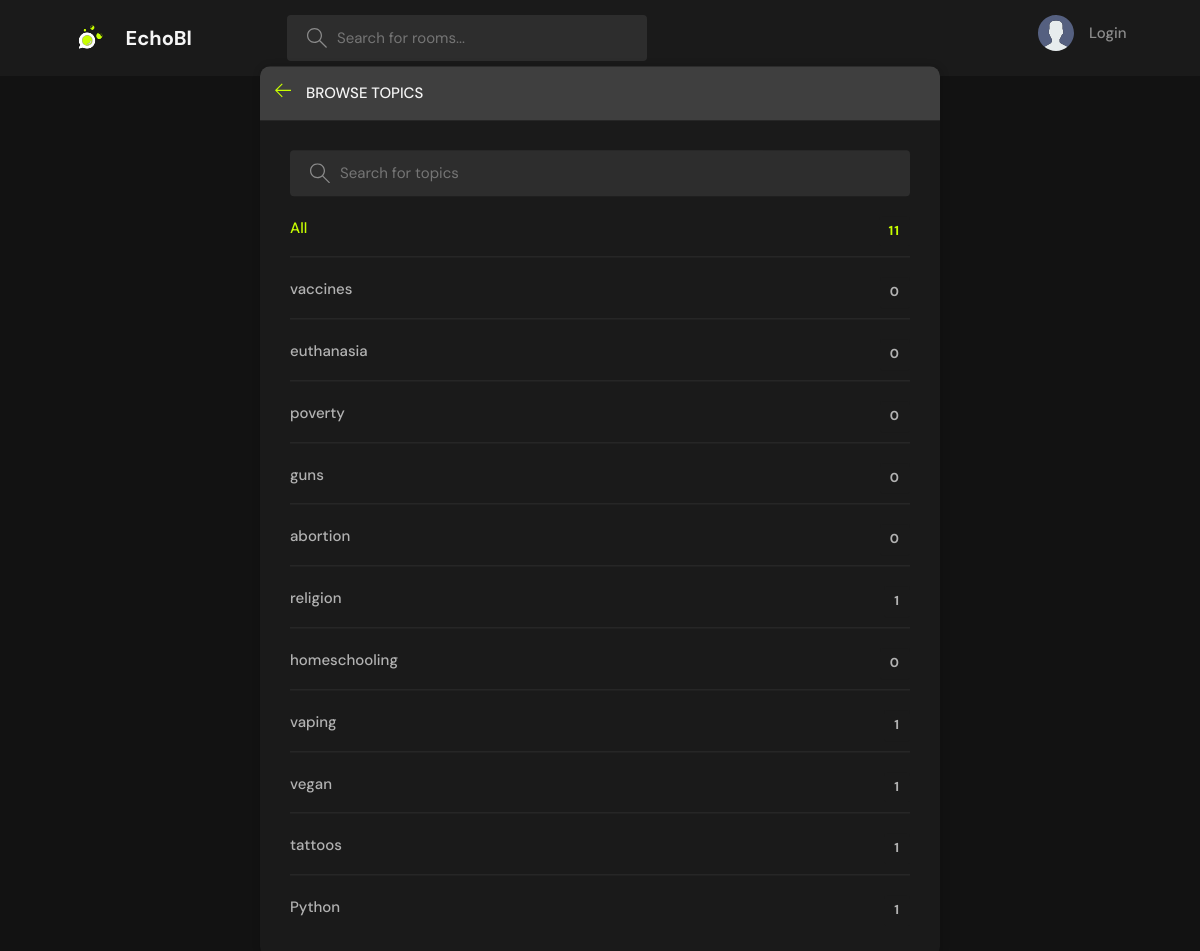
Page /topics/ on the committed database.
### base/models.py (models this page shows, shortened)
class Topic(models.Model):
    name = models.CharField(max_length=200)

### base/views.py (the view)
# urls.py: path('topics/', views.topicsPage, name="topics"),
def topicsPage(request):
    q = request.GET.get('q') if request.GET.get('q') != None else ''
    topics = Topic.objects.filter(name__icontains=q)
    return render(request, 'base/topics.html', {'topics': topics})

### base/templates/base/topics.html (shortened to what this page needs)
{% extends 'main.html' %}
{% block content %}
<main class="create-room layout">
  <div class="container">
    <div class="layout__box">
      <div class="layout__boxHeader">
        <div class="layout__boxTitle">
          <a href="{% url 'home' %}">
            <svg version="1.1" xmlns="http://www.w3.org/2000/svg" width="32" height="32" viewBox="0 0 32 32">
              <title>arrow-left</title>
              <path
                d="M13.723 2.286l-13.723 13.714 13.719 13.714 1.616-1.611-10.96-10.96h27.625v-2.286h-27.625l10.965-10.965-1.616-1.607z">
              </path>
            </svg>
          </a>
          <h3>Browse Topics</h3>
        </div>
      </div>
      <div class="topics-page layout__body">
        <form action="" method="GET" class="header__search">
          <label>
            <input name="q" placeholder="Search for topics" />
          </label>
        </form>
        <ul class="topics__list">
          <li>
            <a href="{% url 'topics' %}" class="active">All <span>{{topics.count}}</span></a>
          </li>
          {% for topic in topics %}
          <li>
            <a href="{% url 'home' %}?q={{topic.name}}">{{ topic.name }} <span>{{topic.room_set.all.count}}</span></a>
          </li>
          {% endfor %}
        </ul>
      </div>
    </div>
  </div>
</main>
{% endblock content %}

### static/styles/style.css (style rules this page uses)
:root { --color-main: #c8ff00; --color-main-light: #ffb3a5; --color-dark: #1a1a1a; --color-dark-medium: #2d2d2d; --color-dark-light: #3f3f3f; --color-light: #f5f5f5; --color-gray: #8b8b8b; --color-light-gray: #b2b2b2; --color-bg: #121212; --color-success: #5dd693; --color-error: #b8fc0b; }
* { font-family: "DM Sans", -apple-system, BlinkMacSystemFont, "Segoe UI", Roboto, Oxygen, Ubuntu, Cantarell, "Open Sans", "Helvetica Neue", sans-serif; margin: 0; padding: 0; box-sizing: border-box; text-rendering: optimizeLegibility; font-size: inherit; }
html { font-size: 56.25%; }
@media only screen and (min-width: 1200px) { html { font-size: 62.5%; } }
body { line-height: 1.6; font-weight: 400; font-size: 1.5rem; color: var(--color-light-gray); background-color: var(--color-bg); min-height: 100vh; }
a { display: inline-block; color: var(--color-main); text-decoration: none; }
.container { max-width: 120rem; width: 90%; margin: auto; }
.header__search > label { background-color: var(--color-dark-medium); padding: 1.3rem 1rem; display: flex; align-items: center; gap: 1rem; border-radius: 4px; }
.header__search svg { fill: var(--color-gray); width: 2rem; height: 2rem; margin-left: 1rem; }
.header__search input { width: 30rem; background: transparent; border: none; outline: none; color: var(--color-light); }
.layout { margin-top: 2.4rem; }
.layout > .container { display: flex; justify-content: space-between; align-items: flex-start; }
.layout__box { width: 90%; max-width: 48rem; min-height: 40rem; position: absolute; top: 50%; left: 50%; transform: translate(-50%, -46%); background-color: var(--color-dark); border-radius: 1rem; box-shadow: 1px 1px 6px 3px rgba(0, 0, 0, 0.1); overflow: hidden; }
.layout__boxHeader { display: flex; padding: 1.5rem; background-color: var(--color-dark-light); }
.layout__boxTitle { display: flex; gap: 1.5rem; align-items: center; }
.layout__boxTitle h3 { text-transform: uppercase; font-weight: 500; color: var(--color-light); }
.layout__boxTitle svg { width: 1.6rem; height: 1.6rem; fill: var(--color-main); }
.layout__body { margin: 3rem; }
.topics__list { list-style: none; }
.topics__list li a { display: flex; justify-content: space-between; margin-bottom: 3rem; font-weight: 500; color: var(--color-light-gray); transition: all 0.3s ease-in-out; }
.topics__list li a.active, .topics__list li a:hover { color: var(--color-main); }
.topics__list li a span { padding: 0.5rem 1rem; background-color: var(--color-dark); border-radius: 3px; font-size: 1.3rem; font-weight: 700; letter-spacing: 1px; }
.topics-page .topics__list li:not(:last-child) a { margin: 2rem 0; padding-bottom: 1rem; text-decoration: none; border-bottom: 1px solid var(--color-dark-medium); }
.topics-page .header__search { display: block; }
.create-room.layout .layout__box { max-width: 68rem; }

### rows in the picture
Topic: name "vaccines", room_set.all.count "0"
Topic: name "euthanasia", room_set.all.count "0"
Topic: name "poverty", room_set.all.count "0"
Topic: name "guns", room_set.all.count "0"
Topic: name "abortion", room_set.all.count "0"
Topic: name "religion", room_set.all.count "1"
Topic: name "homeschooling", room_set.all.count "0"
Topic: name "vaping", room_set.all.count "1"
Topic: name "vegan", room_set.all.count "1"
Topic: name "tattoos", room_set.all.count "1"
Topic: name "Python", room_set.all.count "1"

### other values in the picture
{{ topics.count }} "11"
